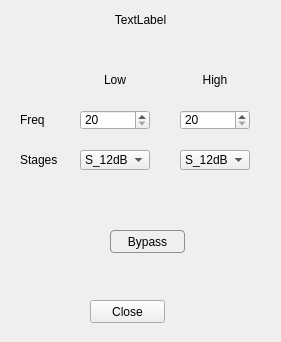
<?xml version="1.0" encoding="UTF-8"?>
<ui version="4.0">
 <class>Amp_0_2_Line_xover</class>
 <widget class="QDialog" name="Amp_0_2_Line_xover">
  <property name="geometry">
   <rect>
    <x>0</x>
    <y>0</y>
    <width>281</width>
    <height>342</height>
   </rect>
  </property>
  <property name="windowTitle">
   <string>Dialog</string>
  </property>
  <widget class="QLabel" name="head">
   <property name="geometry">
    <rect>
     <x>0</x>
     <y>10</y>
     <width>281</width>
     <height>20</height>
    </rect>
   </property>
   <property name="text">
    <string>TextLabel</string>
   </property>
   <property name="alignment">
    <set>Qt::AlignCenter</set>
   </property>
  </widget>
  <widget class="QWidget" name="widget" native="true">
   <property name="geometry">
    <rect>
     <x>0</x>
     <y>40</y>
     <width>281</width>
     <height>241</height>
    </rect>
   </property>
   <property name="styleSheet">
    <string notr="true">QPushButton {
     border: 1px solid #8f8f91;
     border-radius: 4px;
     background-color: qlineargradient(x1: 0, y1: 0, x2: 0, y2: 1,
                                       stop: 0 #f6f7fa, stop: 1 #dadbde);
 }

 QPushButton:pressed {
     background-color: qlineargradient(x1: 0, y1: 0, x2: 0, y2: 1,
                                       stop: 0 #dadbde, stop: 1 #f6f7fa);
 }
QPushButton:checked{
	background-color: rgb(0, 178, 0);
}</string>
   </property>
   <widget class="QLabel" name="label_2">
    <property name="geometry">
     <rect>
      <x>80</x>
      <y>30</y>
      <width>70</width>
      <height>20</height>
     </rect>
    </property>
    <property name="text">
     <string>Low</string>
    </property>
    <property name="alignment">
     <set>Qt::AlignCenter</set>
    </property>
   </widget>
   <widget class="QLabel" name="label_3">
    <property name="geometry">
     <rect>
      <x>180</x>
      <y>30</y>
      <width>70</width>
      <height>20</height>
     </rect>
    </property>
    <property name="text">
     <string>High</string>
    </property>
    <property name="alignment">
     <set>Qt::AlignCenter</set>
    </property>
   </widget>
   <widget class="QLabel" name="label_4">
    <property name="geometry">
     <rect>
      <x>20</x>
      <y>70</y>
      <width>54</width>
      <height>20</height>
     </rect>
    </property>
    <property name="text">
     <string>Freq</string>
    </property>
   </widget>
   <widget class="QLabel" name="label_5">
    <property name="geometry">
     <rect>
      <x>20</x>
      <y>110</y>
      <width>54</width>
      <height>20</height>
     </rect>
    </property>
    <property name="text">
     <string>Stages</string>
    </property>
   </widget>
   <widget class="QComboBox" name="low_stages">
    <property name="geometry">
     <rect>
      <x>80</x>
      <y>110</y>
      <width>70</width>
      <height>20</height>
     </rect>
    </property>
    <item>
     <property name="text">
      <string>S_12dB</string>
     </property>
    </item>
    <item>
     <property name="text">
      <string>S_24dB</string>
     </property>
    </item>
    <item>
     <property name="text">
      <string>S_36dB</string>
     </property>
    </item>
    <item>
     <property name="text">
      <string>S_48dB</string>
     </property>
    </item>
   </widget>
   <widget class="QSpinBox" name="low_freq">
    <property name="geometry">
     <rect>
      <x>80</x>
      <y>70</y>
      <width>70</width>
      <height>20</height>
     </rect>
    </property>
    <property name="minimum">
     <number>20</number>
    </property>
    <property name="maximum">
     <number>20000</number>
    </property>
   </widget>
   <widget class="QSpinBox" name="high_freq">
    <property name="geometry">
     <rect>
      <x>180</x>
      <y>70</y>
      <width>70</width>
      <height>20</height>
     </rect>
    </property>
    <property name="minimum">
     <number>20</number>
    </property>
    <property name="maximum">
     <number>20000</number>
    </property>
   </widget>
   <widget class="QComboBox" name="high_stages">
    <property name="geometry">
     <rect>
      <x>180</x>
      <y>110</y>
      <width>70</width>
      <height>20</height>
     </rect>
    </property>
    <item>
     <property name="text">
      <string>S_12dB</string>
     </property>
    </item>
    <item>
     <property name="text">
      <string>S_24dB</string>
     </property>
    </item>
    <item>
     <property name="text">
      <string>S_36dB</string>
     </property>
    </item>
    <item>
     <property name="text">
      <string>S_48dB</string>
     </property>
    </item>
   </widget>
   <widget class="QPushButton" name="bypass">
    <property name="geometry">
     <rect>
      <x>110</x>
      <y>190</y>
      <width>75</width>
      <height>23</height>
     </rect>
    </property>
    <property name="text">
     <string>Bypass</string>
    </property>
    <property name="checkable">
     <bool>true</bool>
    </property>
   </widget>
  </widget>
  <widget class="QPushButton" name="close">
   <property name="geometry">
    <rect>
     <x>90</x>
     <y>300</y>
     <width>75</width>
     <height>23</height>
    </rect>
   </property>
   <property name="text">
    <string>Close</string>
   </property>
  </widget>
 </widget>
 <resources/>
 <connections/>
</ui>
